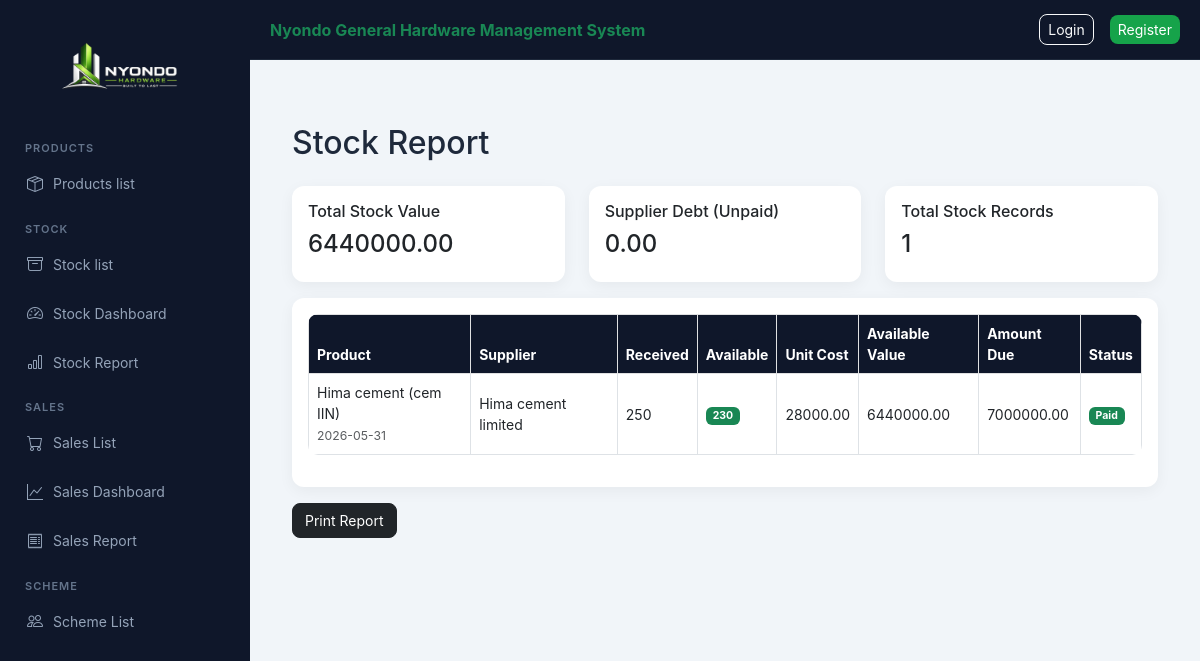
The page /nyondo/stock/report/ on the database its author committed.
### nyondo_app/models.py (models this page shows, shortened)
class Stock(models.Model):
    product = models.ForeignKey(Product, on_delete=models.CASCADE)
    supplier_name = models.CharField(max_length=100)
    quantity_received = models.PositiveIntegerField()
    quantity_available = models.PositiveIntegerField(default=0)
    unit_cost = models.DecimalField(max_digits=12, decimal_places=2)
    unit_price = models.DecimalField(max_digits=12, decimal_places=2)
    total_amount_due = models.DecimalField(max_digits=12, decimal_places=2, default=0)
    supplier_paid = models.BooleanField(default=False)
    date_received = models.DateTimeField(auto_now_add=True)
    def available_value(self):
        return self.quantity_available * self.unit_cost

class Product(models.Model):
    CATEGORY_CHOICES = [
        ("cement", "Cement"),
        ("iron_bar", "Iron Bar"),
        ("iron_sheets", "Iron Sheets"),
        ("others", "Others"),
        ("nails", "Nails"),
        ("paint", "Paint"),
    ]
    category_name = models.CharField(max_length=20, choices=CATEGORY_CHOICES)
    product_name = models.CharField(max_length=100)
    unit_cost = models.DecimalField(max_digits=12, decimal_places=2, default=0)
    unit_price = models.DecimalField(max_digits=12, decimal_places=2, default=0)
    description = models.TextField(blank=True)

### nyondo_app/views.py (the view)
# urls.py: path("stock/report/", views.stock_report, name="stock_report"),
def stock_report(request):
    stocks = Stock.objects.select_related("product")
    total_value = sum(s.available_value() for s in stocks)
    total_debt = stocks.filter(supplier_paid=False).aggregate(
        total=Sum("total_amount_due")
    )["total"] or 0
    return render(request, "stock_report.html", {
        "stocks": stocks,
        "total_value": total_value,
        "total_debt": total_debt,
    })

### nyondo_app/templates/stock_report.html
{% extends "base.html" %}
{% block content %}
<h2 class="mb-4">Stock Report</h2>
<div class="row mb-3">
    <div class="col-md-4">
        <div class="card p-3">
            <h6>Total Stock Value</h6>
            <h4>{{ total_value|floatformat:2 }}</h4>
        </div>
    </div>
    <div class="col-md-4">
        <div class="card p-3">
            <h6>Supplier Debt (Unpaid)</h6>
            <h4>{{ total_debt|floatformat:2 }}</h4>
        </div>
    </div>
    <div class="col-md-4">
        <div class="card p-3">
            <h6>Total Stock Records</h6>
            <h4>{{ stocks|length }}</h4>
        </div>
    </div>
</div>
<div class="card p-3">
<table class="table table-hover table-bordered align-middle">
<thead class="table-light">
<tr>
    <th>Product</th>
    <th>Supplier</th>
    <th>Received</th>
    <th>Available</th>
    <th>Unit Cost</th>
    <th>Available Value</th>
    <th>Amount Due</th>
    <th>Status</th>
</tr>
</thead>
<tbody>
{% for s in stocks %}
<tr>
    <td>
        {{ s.product.product_name }}
        <br>
        <small class="text-muted">
            {{ s.date_received|date:"Y-m-d" }}
        </small>
    </td>
    <td>{{ s.supplier_name }}</td>
    <td>{{ s.quantity_received }}</td>
    <td>
        {% if s.quantity_available > 0 %}
            <span class="badge bg-success">
                {{ s.quantity_available }}
            </span>
        {% else %}
            <span class="badge bg-danger">
                0
            </span>
        {% endif %}
    </td>
    <td>{{ s.unit_cost|floatformat:2 }}</td>
    <td>{{ s.available_value|floatformat:2 }}</td>
    <td>{{ s.total_amount_due|floatformat:2 }}</td>
    <td>
        {% if s.supplier_paid %}
            <span class="badge bg-success">Paid</span>
        {% else %}
            <span class="badge bg-warning text-dark">Pending</span>
        {% endif %}
    </td>
</tr>
{% empty %}
<tr>
    <td colspan="8" class="text-center text-muted">
        No stock data available
    </td>
</tr>
{% endfor %}
</tbody>
</table>
</div>
<div class="mt-3">
    <button onclick="window.print()" class="btn btn-dark">
        Print Report
    </button>
</div>
{% endblock %}

### static/css/style.css (style rules this page uses)
:root { --primary: #2563eb; --success: #16a34a; --dark: #0f172a; --dark-light: #1e293b; --warning: #f59e0b; --bg: #f1f5f9; --text: #1e293b; }
* { margin: 0; padding: 0; box-sizing: border-box; }
body { font-family: "Inter", "Segoe UI", sans-serif; background: var(--bg); color: var(--text); }
.card { border: none; border-radius: 12px; background: white; padding: 20px; box-shadow: 0 4px 15px rgba(0,0,0,0.05); }
.table { background: white; border-radius: 10px; overflow: hidden; }
.table th { background: var(--dark); color: white; font-size: 14px; }
.table td { font-size: 14px; vertical-align: middle; }
.btn { border-radius: 8px; font-size: 14px; }

### rows shown on the page
Stock: product.product_name "Hima cement (cem IIN)", date_received "2026-05-31", supplier_name "Hima cement limited", quantity_received "250", quantity_available "230", unit_cost "28000.00", available_value "6440000.00", total_amount_due "7000000.00", supplier_paid "Paid"

### other values the page prints
{{ total_value|floatformat:2 }} "6440000.00"
{{ total_debt|floatformat:2 }} "0.00"
{{ stocks|length }} "1"
